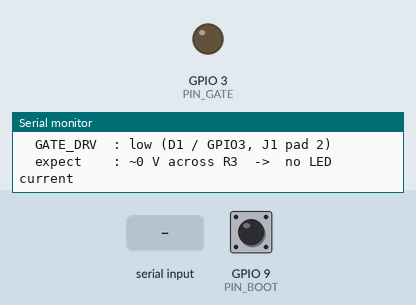
Simulated run of this program. Board: Seeed XIAO ESP32-C3. Parts: output pins drawn as LEDs (lit = HIGH), the last lines printed to the serial monitor. Dashed ring = blinking. The test bench sets the inputs (shaded band); at power-on: GPIO 9 (PIN_BOOT) HIGH.

Above: at 1.4 s.
1.5 s: "b" received over Serial
At 2.3 s:
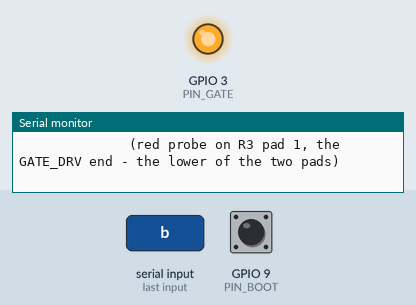
4.5 s: GPIO 9 (PIN_BOOT) pulled LOW for 0.15 s
At 5.5 s:
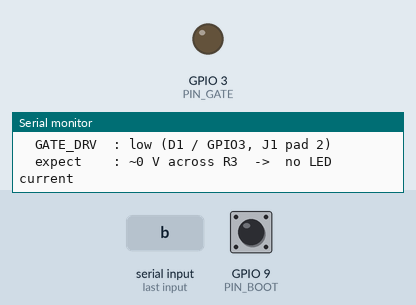
6.1 s: GPIO 9 (PIN_BOOT) pulled LOW for 1 s
At 7.0 s:
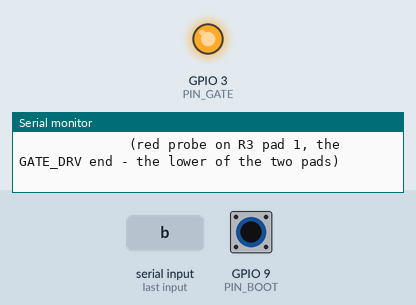
8.6 s: GPIO 9 (PIN_BOOT) pulled LOW for 3.2 s
At 11.1 s:
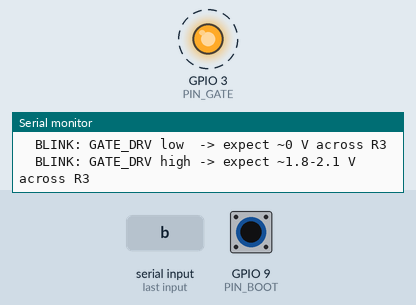
17.8 s: "1" received over Serial
Timing chart, 0 to 20.3 s (numbered marks = the images above; inputs shaded):
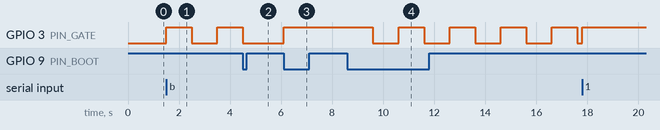

Measured:
- after the input at 1.5 s, GPIO 3 (PIN_GATE): LOW → HIGH at once, → LOW 1.0 s later, → HIGH 1.0 s later
- after the input at 4.5 s, GPIO 3 (PIN_GATE): goes on until 4.5 s, then stays LOW
- after the input at 6.1 s, GPIO 3 (PIN_GATE): LOW → HIGH at once
- after the input at 8.6 s, GPIO 3 (PIN_GATE): alternates HIGH for 1.0 s and LOW for 1.0 s, starting after 1.0 s

The program:

main.cpp
```cpp
// bringupB — hold, flip or blink the board's GATE_DRV pin so BRINGUP section B can be measured.
//
// GATE_DRV is the XIAO's D1 = GPIO3 on J1 pad 2, and it feeds R3 (150 ohm) into the MOC3063's
// LED.  With no firmware loaded, GPIO3 is an unconfigured input: it drives nothing, so a meter
// across R3 reads ~0 V and B1 cannot pass.  This sketch gives you a state you can command and
// hold, so the measurement is a static number rather than a race with a blinking pin.
//
// Deliberately absent: WiFi, Bluetooth, ESP-NOW.  The radio draws ~250 mA bursts in the same
// ground system as a 12 mA measurement; turn it on later, not while verifying the drive path.
//
// Controls
//   BOOT button (D9/GPIO9)  short press cycles BLINK -> HOLD_ON -> HOLD_OFF
//   serial console          1 = hold on, 0 = hold off, b = blink, s = status
//
// Fail-safe: GPIO3 is driven LOW in setup(), before the console and before any delay, so a
// reset can never leave the load energised (BRINGUP section E, row 1).

#include <Arduino.h>

static const uint8_t PIN_GATE = D1;  // GPIO3 — the board's GATE_DRV net
static const uint8_t PIN_BOOT = D9;  // GPIO9 — BOOT button, 10k pull-up on the module

static const uint32_t BLINK_MS = 1000;  // 1 s on / 1 s off: slow enough for a DMM to settle
static const uint32_t DEBOUNCE_MS = 50;

// Order is the BOOT-button cycle, and the first value is the state the pin boots in.
enum Mode : uint8_t { MODE_OFF, MODE_ON, MODE_BLINK };

static Mode mode = MODE_OFF;  // fail-safe: the load stays off until it is asked for
static bool gateHigh = false;
static uint32_t lastToggle = 0;
static uint32_t lastButtonChange = 0;
static bool lastButtonLevel = HIGH;

static const char *modeName(Mode m) {
  switch (m) {
    case MODE_ON:  return "HOLD_ON";
    case MODE_OFF: return "HOLD_OFF";
    default:       return "BLINK";
  }
}

static void driveGate(bool high) {
  gateHigh = high;
  digitalWrite(PIN_GATE, high ? HIGH : LOW);
}

// Print the state and the number the meter should show for it.
static void report(const char *why) {
  Serial.printf("\n[%lu ms] %s\n", (unsigned long)millis(), why);
  Serial.printf("  mode      : %s\n", modeName(mode));
  Serial.printf("  GATE_DRV  : %s (D1 / GPIO3, J1 pad 2)\n", gateHigh ? "HIGH" : "low");
  if (gateHigh) {
    Serial.println("  expect    : ~1.8-2.1 V across R3  ->  ~12-14 mA into the opto LED");
    Serial.println("              (red probe on R3 pad 1, the GATE_DRV end - the lower of the two pads)");
  } else {
    Serial.println("  expect    : ~0 V across R3  ->  no LED current");
  }
}

static void setMode(Mode m) {
  mode = m;
  if (m == MODE_ON) {
    driveGate(true);
  } else if (m == MODE_OFF) {
    driveGate(false);
  } else {
    lastToggle = millis();
    driveGate(true);  // start BLINK in the visible half
  }
  report("mode changed");
}

static void nextMode() { setMode((Mode)((mode + 1) % 3)); }

static void pollButton() {
  const bool level = digitalRead(PIN_BOOT);
  if (level != lastButtonLevel && (millis() - lastButtonChange) > DEBOUNCE_MS) {
    lastButtonChange = millis();
    lastButtonLevel = level;
    if (level == LOW) nextMode();  // press = pulled to ground
  }
}

static void pollSerial() {
  while (Serial.available()) {
    const char c = (char)Serial.read();
    switch (c) {
      case '1': setMode(MODE_ON);  break;
      case '0': setMode(MODE_OFF); break;
      case 'b': setMode(MODE_BLINK); break;
      case 's': report("status"); break;
      default: break;
    }
  }
}

void setup() {
  // Fail-safe first, before anything else can run.
  pinMode(PIN_GATE, OUTPUT);
  digitalWrite(PIN_GATE, LOW);

  pinMode(PIN_BOOT, INPUT_PULLUP);

  Serial.begin(115200);
  delay(200);  // let the USB CDC enumerate before the first print

  Serial.println();
  Serial.println("bringupB — xiao-ac-ssr, BRINGUP section B (logic side, mains disconnected)");
  Serial.println("  GATE_DRV = D1 = GPIO3, J1 pad 2, through R3 (150 ohm) into the MOC3063 LED");
  Serial.println("  commands: 1 = hold on, 0 = hold off, b = blink, s = status   (BOOT button cycles)");
  report("booted: GPIO3 driven low before anything else");

  setMode(MODE_OFF);  // fail-safe default: ON takes a deliberate command or button press
  lastButtonLevel = digitalRead(PIN_BOOT);
}

void loop() {
  pollButton();
  pollSerial();

  if (mode == MODE_BLINK && (millis() - lastToggle) >= BLINK_MS) {
    lastToggle = millis();
    driveGate(!gateHigh);
    if (gateHigh) {
      Serial.println("  BLINK: GATE_DRV high -> expect ~1.8-2.1 V across R3");
    } else {
      Serial.println("  BLINK: GATE_DRV low  -> expect ~0 V across R3");
    }
  }
}
```
